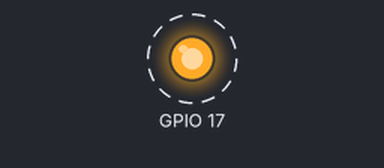
The program below on a simulated Raspberry Pi (BCM pin numbers). On the bench: output pins drawn as LEDs (lit = HIGH). Dashed ring = blinking.

Above: at 0.3 s.
Timing chart, 0 to 3.0 s (numbered marks = the images above):
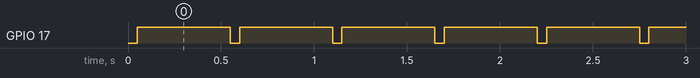

Measured:
- by itself, GPIO 17: alternates HIGH for 0.50 s and LOW for 0.05 s

The program:

light.py
```python
import RPi.GPIO as GPIO
import time
GPIO.setwarnings(False)

class Light(object):
    def __init__(self, port):
        self.port = port
        GPIO.setmode(GPIO.BCM)
        GPIO.setup(self.port, GPIO.OUT)
        self.on_state = GPIO.LOW
        self.off_state = not self.on_state

    def set_on(self):
        GPIO.output(self.port, self.on_state)

    def set_off(self):
        GPIO.output(self.port, self.off_state)

    def is_on(self):
        return GPIO.input(self.port) == self.on_state

    def is_off(self):
        return GPIO.input(self.port) == self.off_state

    def toggle(self):
        if self.is_on():
            self.set_off()
        else:
            self.set_on()

    def blink(self, t=0.05):
        self.set_off()
        self.set_on()
        time.sleep(t)
        self.set_off()

if __name__ == "__main__":
    light = Light(17)
    while True:
        light.blink()
        time.sleep(0.5)
```
